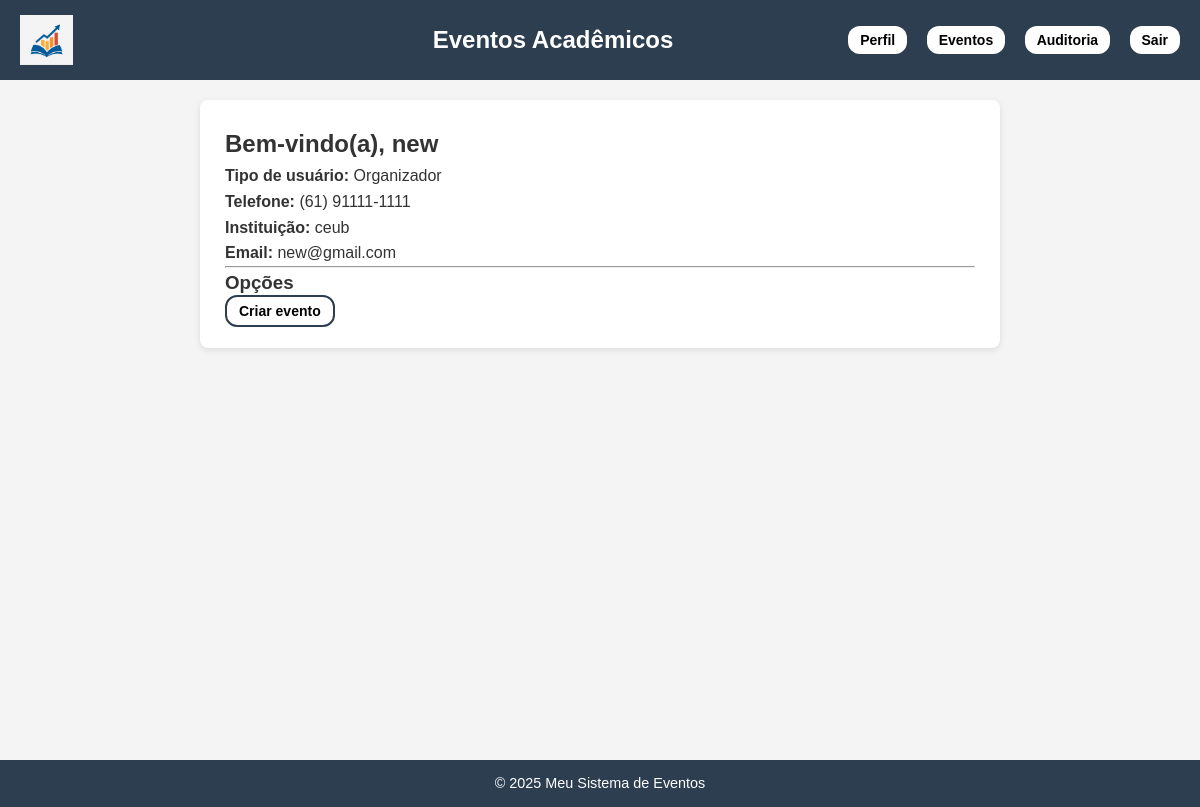
The page /perfil/ (signed in) on the database its author committed.
### eventos/models.py (models this page shows, shortened)
class Perfil(models.Model):
    TIPOS = [
        ('aluno', 'Aluno'),
        ('professor', 'Professor'),
        ('organizador', 'Organizador'),
    ]
    usuario = models.OneToOneField(User, on_delete=models.CASCADE, related_name="profile")
    telefone = models.CharField(max_length=15, blank=True)
    instituicao = models.CharField(max_length=255, blank=True)
    tipo = models.CharField(max_length=20, choices=TIPOS)
    codigo_acesso = models.CharField(max_length=6, blank=True, null=True)
    confirmado = models.BooleanField(default=False)

### eventos/views.py (the view)
# urls.py: path('perfil/', PerfilView.as_view(), name='perfil'),
class PerfilView(LoginRequiredMixin, TemplateView):
    template_name = 'perfil.html'
    def get_context_data(self, **kwargs):
        context = super().get_context_data(**kwargs)
        usuario = self.request.user
        perfil = Perfil.objects.get(usuario=usuario)
        context['usuario'] = usuario
        context['perfil'] = perfil
        return context

### eventos/context_processors.py (called while the page is built)
def perfil_context(request):
    if request.user.is_authenticated:
        return {'perfil': getattr(request.user, 'perfil', None)}
    return {}

### eventos/templates/perfil.html (shortened to what this page needs)
{% extends 'base.html' %}
{% block content %}
<h2>Bem-vindo(a), {{ usuario.username }}</h2>
<p><strong>Tipo de usuário:</strong> {{ perfil.get_tipo_display }}</p>
<p><strong>Telefone:</strong> {{ perfil.telefone|default:"Não informado" }}</p>
<p><strong>Instituição:</strong> {{ perfil.instituicao|default:"Não informada" }}</p>
<p><strong>Email:</strong> {{ usuario.email }}</p>
<hr>
    {% if perfil.tipo == 'organizador' %}
    <h3>Opções</h3>
    <ul>
      <a href="{% url 'evento_create' %}" class="buttonInscricao">Criar evento</a>
    </ul>
    {% endif %}
{% endblock %}

### eventos/templates/base.html (style rules this page uses)
* { margin: 0; padding: 0; box-sizing: border-box; }
body { font-family: Arial, sans-serif; background-color: #f4f4f4; color: #333; line-height: 1.6; }
.buttonInscricao { margin-bottom: 15px; font-weight: bold; background-color: white; border: 2px solid #2c3e50; color: black; padding: 6px 12px; border-radius: 12px; text-decoration: none; font-size: 14px; transition: all 0.3s ease; }

### rows shown on the page
Perfil: tipo "Organizador", telefone "(61) 91111-1111", instituicao "ceub"

### other values the page prints
{{ usuario.username }} "new"
{{ usuario.email }} "new@gmail.com"
